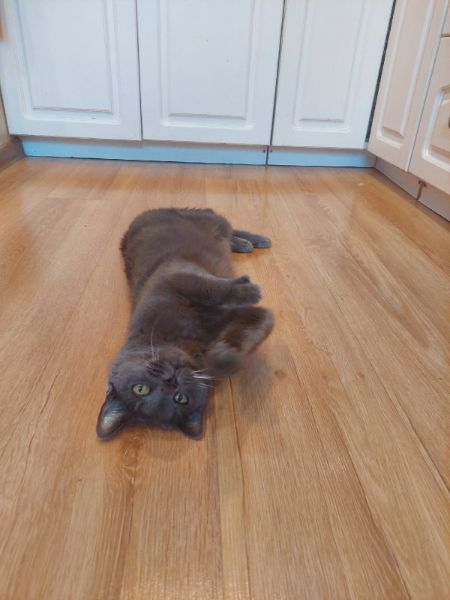
#> input picture Cat_changer/cat_1749017411.jpg, 450 x 600 px
$ python cat_edited.py
#> lines starting #> are read from the running program, lines starting #| are printed output that depends on the picture
from PIL import Image

print('PIL', Image.__version__)

my_image = Image.open("cat_1749017411.jpg")
#> my_image is the input picture: PIL image 450x600 RGB; mean R, G, B 168, 145.6, 129.7

for x in range(my_image.width):
  for y in range(my_image.height):
    if x % 2 == 0 :
      my_image.putpixel((x,y), (24,211,68))
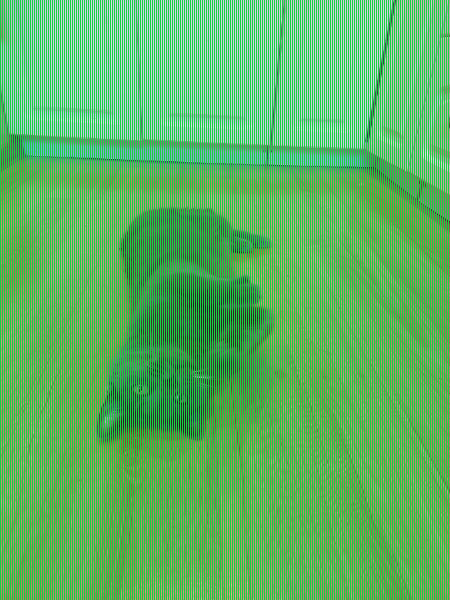
#> my_image: PIL image 450x600 RGB; mean R, G, B 96, 178.3, 98.8

my_image.show()
